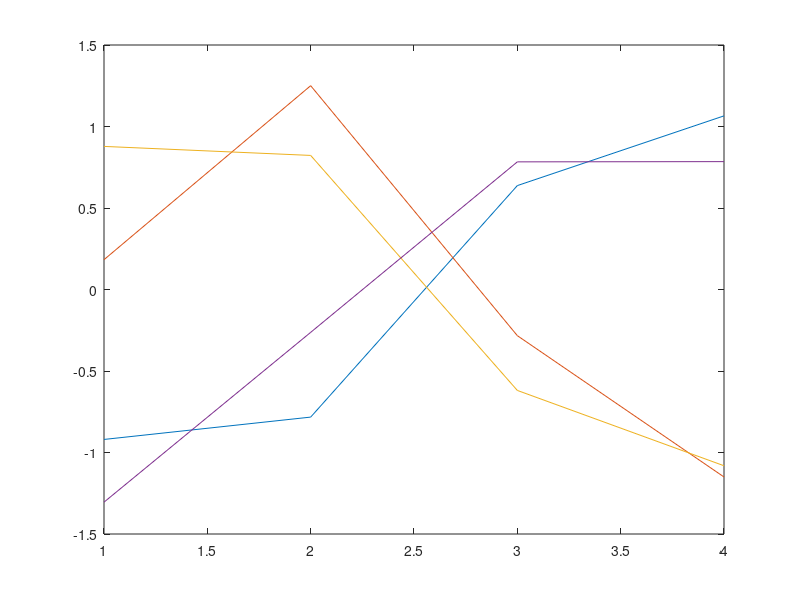

This chart was generated by the following MATLAB code:
% Generate two data sets which are rank deficient
Y1 = [1, 2, 3, 3, 5, 8, 13, 9;
      1, 2, 3, 3, 5, 8, 1, 9;
      1, 2, 3, 3, 5, 8, 13, 9;
      1, 2, 3, 3, 5, 8, 13, 9];


Y2 = [2, 1, 3, 4, 6, 7, 9, 10;
      2, 1, 3, 4, 6, 7, 9, 10;
      2, 1, 3, 4, 6, 8, 9, 10];

[m1, n] = size(Y1);
[m2, ~] = size(Y2);
%% Direct GSVD (CS-D)
[U1, U2, X, S1, S2] = gsvd(Y1, Y2);
plot(X)
%%
[U1, S1, V1] = svd(Y1);
plot(diag(S1), 'o')
grid on

[U2, S2, V2] = svd(Y2);
plot(diag(S2), 'o')
grid on

Y = [Y1; Y2];
[U, S, V] = svd(Y);
plot(diag(S), 'o')
grid on

% Degree of truncation
r = 2;
% Projection onto the TSVD Basis
Yt = Y*V(:,1:r);

Y1t = Yt(1:m1,:);

Y2t = Yt(m1+1:m1+m2,:);

[Ub1,Ub2,Vb,Cb,Sb] = gsvd(Y1t,Y2t);

Phi = V(:,1:r)*Vb;

Phi1 = Phi(1:m1,:);
Phi2 = Phi(m1+1:m1+m2,:);

plot(normalize(V(1:m1, 1:r)))
hold on
plot(normalize(Phi1))